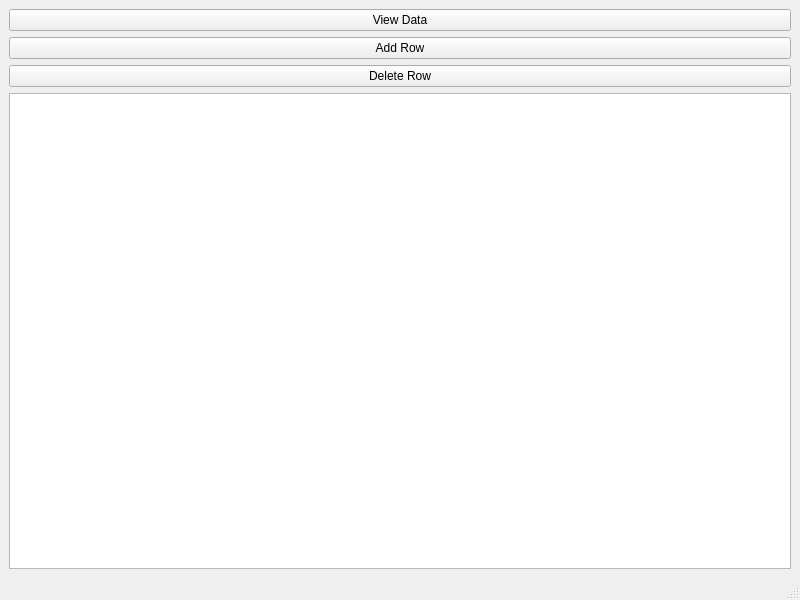
<?xml version="1.0" encoding="UTF-8"?>
<ui version="4.0">
 <class>MainWindow</class>
 <widget class="QMainWindow" name="MainWindow">
  <property name="geometry">
   <rect>
    <x>0</x>
    <y>0</y>
    <width>800</width>
    <height>600</height>
   </rect>
  </property>
  <property name="windowTitle">
   <string>MainWindow</string>
  </property>
  <widget class="QWidget" name="centralwidget">
   <layout class="QVBoxLayout" name="verticalLayout_2">
    <item>
     <layout class="QVBoxLayout" name="verticalLayout">
      <item>
       <widget class="QPushButton" name="pushButton_viewdata">
        <property name="text">
         <string>View Data</string>
        </property>
       </widget>
      </item>
      <item>
       <widget class="QPushButton" name="pushButton_addRow">
        <property name="text">
         <string>Add Row</string>
        </property>
       </widget>
      </item>
      <item>
       <widget class="QPushButton" name="pushButton_deleteRow">
        <property name="text">
         <string>Delete Row</string>
        </property>
       </widget>
      </item>
      <item>
       <widget class="QTableView" name="tableView"/>
      </item>
     </layout>
    </item>
   </layout>
  </widget>
  <widget class="QMenuBar" name="menubar">
   <property name="geometry">
    <rect>
     <x>0</x>
     <y>0</y>
     <width>800</width>
     <height>26</height>
    </rect>
   </property>
  </widget>
  <widget class="QStatusBar" name="statusbar"/>
 </widget>
 <resources/>
 <connections/>
</ui>
